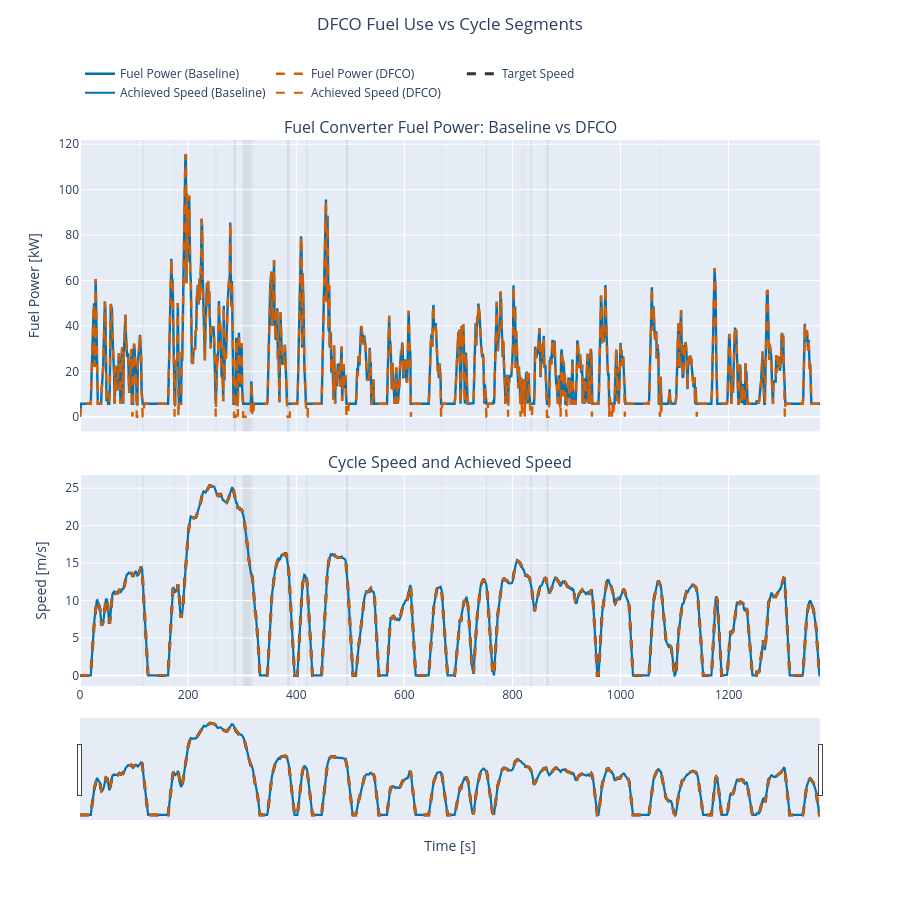

Notebook code cell kept with this figure:
### Markdown cell above
## Visualizing DFCO Behavior

The plot below combines fuel power and cycle speed into one shared-time figure.

What to look for:

- Green shaded windows mark segments where DFCO is eligible (speed at or above the threshold and deceleration beyond the threshold).
- In those windows, the DFCO run should show fuel power dropping toward zero compared with baseline.
- Outside those windows, traces should be closer because both runs use the same vehicle and cycle.

A time-range slider is included so you can zoom into specific events and directly compare fuel behavior against the cycle segment.

### Code cell
from plotly.subplots import make_subplots

BASELINE_COLOR = "#0072B2"
DFCO_COLOR = "#D55E00"
TARGET_COLOR = "#333333"

dfco_speed_threshold = 11.176
dfco_accel_threshold = -0.2

time = df["cyc.time_seconds"]
speed_target = df["cyc.speed_meters_per_second"]
dt = time.diff().replace(0.0, float("nan"))
accel_target = (speed_target.diff() / dt).fillna(0.0)

dfco_eligible = (speed_target >= dfco_speed_threshold) & (accel_target <= dfco_accel_threshold)
starts = dfco_eligible & ~dfco_eligible.shift(1, fill_value=False)
ends = dfco_eligible & ~dfco_eligible.shift(-1, fill_value=False)

fig = make_subplots(
    rows=2,
    cols=1,
    shared_xaxes=True,
    vertical_spacing=0.08,
    row_heights=[0.58, 0.42],
    subplot_titles=(
        "Fuel Converter Fuel Power: Baseline vs DFCO",
        "Cycle Speed and Achieved Speed",
    ),
)

fig.add_trace(
    go.Scatter(
        x=df["cyc.time_seconds"],
        y=df["veh.pt_type.Conv.fc.history.pwr_fuel_watts"] / 1e3,
        name="Fuel Power (Baseline)",
        line={"color": BASELINE_COLOR, "dash": "solid", "width": 2.4},
    ),
    row=1,
    col=1,
)
fig.add_trace(
    go.Scatter(
        x=df_dfco["cyc.time_seconds"],
        y=df_dfco["veh.pt_type.Conv.fc.history.pwr_fuel_watts"] / 1e3,
        name="Fuel Power (DFCO)",
        line={"color": DFCO_COLOR, "dash": "dash", "width": 2.4},
    ),
    row=1,
    col=1,
)

fig.add_trace(
    go.Scatter(
        x=df["cyc.time_seconds"],
        y=df["cyc.speed_meters_per_second"],
        name="Target Speed",
        line={"dash": "dash", "width": 3, "color": TARGET_COLOR},
    ),
    row=2,
    col=1,
)
fig.add_trace(
    go.Scatter(
        x=df["cyc.time_seconds"],
        y=df["veh.history.speed_ach_meters_per_second"],
        name="Achieved Speed (Baseline)",
        line={"color": BASELINE_COLOR, "dash": "solid", "width": 2.2},
    ),
    row=2,
    col=1,
)
fig.add_trace(
    go.Scatter(
        x=df_dfco["cyc.time_seconds"],
        y=df_dfco["veh.history.speed_ach_meters_per_second"],
        name="Achieved Speed (DFCO)",
        line={"color": DFCO_COLOR, "dash": "dash", "width": 2.2},
    ),
    row=2,
    col=1,
)

for x0, x1 in zip(time[starts], time[ends]):
    fig.add_vrect(
        x0=x0,
        x1=x1,
        fillcolor="rgba(120, 120, 120, 0.14)",
        line_width=0,
        layer="below",
        row="all",
        col=1,
    )

fig.update_layout(
    height=900,
    title={"text": "DFCO Fuel Use vs Cycle Segments", "x": 0.5, "xanchor": "center", "y": 0.98, "yanchor": "top"},
    legend={"orientation": "h", "yanchor": "bottom", "y": 1.06, "xanchor": "left", "x": 0.0},
    margin={"t": 140},
    hovermode="x unified",
)
fig.update_yaxes(title_text="Fuel Power [kW]", row=1, col=1)
fig.update_yaxes(title_text="Speed [m/s]", row=2, col=1)
fig.update_xaxes(title_text="Time [s]", row=2, col=1, rangeslider_visible=True)

fig.show()

### Figure 1 — Plotly figure (JSON) as saved in the notebook; plotly's stock layout.template omitted (floating-point values rounded to 4 significant figures; data arrays with more than 128 entries replaced by an {"elided": "..."} marker saying what was removed)
{"data": [{"line": {"color": "#0072B2", "dash": "solid", "width": 2.4}, "name": "Fuel Power (Baseline)", "type": "scatter", "x": {"elided": "1370 float values"}, "xaxis": "x", "y": {"elided": "1370 float values"}, "yaxis": "y"}, {"line": {"color": "#D55E00", "dash": "dash", "width": 2.4}, "name": "Fuel Power (DFCO)", "type": "scatter", "x": {"elided": "1370 float values"}, "xaxis": "x", "y": {"elided": "1370 float values"}, "yaxis": "y"}, {"line": {"color": "#333333", "dash": "dash", "width": 3}, "name": "Target Speed", "type": "scatter", "x": {"elided": "1370 float values"}, "xaxis": "x2", "y": {"elided": "1370 float values"}, "yaxis": "y2"}, {"line": {"color": "#0072B2", "dash": "solid", "width": 2.2}, "name": "Achieved Speed (Baseline)", "type": "scatter", "x": {"elided": "1370 float values"}, "xaxis": "x2", "y": {"elided": "1370 float values"}, "yaxis": "y2"}, {"line": {"color": "#D55E00", "dash": "dash", "width": 2.2}, "name": "Achieved Speed (DFCO)", "type": "scatter", "x": {"elided": "1370 float values"}, "xaxis": "x2", "y": {"elided": "1370 float values"}, "yaxis": "y2"}], "layout": {"annotations": [{"font": {"size": 16}, "showarrow": false, "text": "Fuel Converter Fuel Power: Baseline vs DFCO", "x": 0.5, "xanchor": "center", "xref": "paper", "y": 1, "yanchor": "bottom", "yref": "paper"}, {"font": {"size": 16}, "showarrow": false, "text": "Cycle Speed and Achieved Speed", "x": 0.5, "xanchor": "center", "xref": "paper", "y": 0.3864, "yanchor": "bottom", "yref": "paper"}], "height": 900, "hovermode": "x unified", "legend": {"orientation": "h", "x": 0, "xanchor": "left", "y": 1.06, "yanchor": "bottom"}, "margin": {"t": 140}, "shapes": [{"fillcolor": "rgba(120, 120, 120, 0.14)", "layer": "below", "line": {"width": 0}, "type": "rect", "x0": 97, "x1": 97, "xref": "x", "y0": 0, "y1": 1, "yref": "y domain"}, {"fillcolor": "rgba(120, 120, 120, 0.14)", "layer": "below", "line": {"width": 0}, "type": "rect", "x0": 97, "x1": 97, "xref": "x2", "y0": 0, "y1": 1, "yref": "y2 domain"}, {"fillcolor": "rgba(120, 120, 120, 0.14)", "layer": "below", "line": {"width": 0}, "type": "rect", "x0": 105, "x1": 106, "xref": "x", "y0": 0, "y1": 1, "yref": "y domain"}, {"fillcolor": "rgba(120, 120, 120, 0.14)", "layer": "below", "line": {"width": 0}, "type": "rect", "x0": 105, "x1": 106, "xref": "x2", "y0": 0, "y1": 1, "yref": "y2 domain"}, {"fillcolor": "rgba(120, 120, 120, 0.14)", "layer": "below", "line": {"width": 0}, "type": "rect", "x0": 115, "x1": 117, "xref": "x", "y0": 0, "y1": 1, "yref": "y domain"}, {"fillcolor": "rgba(120, 120, 120, 0.14)", "layer": "below", "line": {"width": 0}, "type": "rect", "x0": 115, "x1": 117, "xref": "x2", "y0": 0, "y1": 1, "yref": "y2 domain"}, {"fillcolor": "rgba(120, 120, 120, 0.14)", "layer": "below", "line": {"width": 0}, "type": "rect", "x0": 174, "x1": 175, "xref": "x", "y0": 0, "y1": 1, "yref": "y domain"}, {"fillcolor": "rgba(120, 120, 120, 0.14)", "layer": "below", "line": {"width": 0}, "type": "rect", "x0": 174, "x1": 175, "xref": "x2", "y0": 0, "y1": 1, "yref": "y2 domain"}, {"fillcolor": "rgba(120, 120, 120, 0.14)", "layer": "below", "line": {"width": 0}, "type": "rect", "x0": 182, "x1": 182, "xref": "x", "y0": 0, "y1": 1, "yref": "y domain"}, {"fillcolor": "rgba(120, 120, 120, 0.14)", "layer": "below", "line": {"width": 0}, "type": "rect", "x0": 182, "x1": 182, "xref": "x2", "y0": 0, "y1": 1, "yref": "y2 domain"}, {"fillcolor": "rgba(120, 120, 120, 0.14)", "layer": "below", "line": {"width": 0}, "type": "rect", "x0": 251, "x1": 252, "xref": "x", "y0": 0, "y1": 1, "yref": "y domain"}, {"fillcolor": "rgba(120, 120, 120, 0.14)", "layer": "below", "line": {"width": 0}, "type": "rect", "x0": 251, "x1": 252, "xref": "x2", "y0": 0, "y1": 1, "yref": "y2 domain"}, {"fillcolor": "rgba(120, 120, 120, 0.14)", "layer": "below", "line": {"width": 0}, "type": "rect", "x0": 265, "x1": 265, "xref": "x", "y0": 0, "y1": 1, "yref": "y domain"}, {"fillcolor": "rgba(120, 120, 120, 0.14)", "layer": "below", "line": {"width": 0}, "type": "rect", "x0": 265, "x1": 265, "xref": "x2", "y0": 0, "y1": 1, "yref": "y2 domain"}, {"fillcolor": "rgba(120, 120, 120, 0.14)", "layer": "below", "line": {"width": 0}, "type": "rect", "x0": 284, "x1": 288, "xref": "x", "y0": 0, "y1": 1, "yref": "y domain"}, {"fillcolor": "rgba(120, 120, 120, 0.14)", "layer": "below", "line": {"width": 0}, "type": "rect", "x0": 284, "x1": 288, "xref": "x2", "y0": 0, "y1": 1, "yref": "y2 domain"}, {"fillcolor": "rgba(120, 120, 120, 0.14)", "layer": "below", "line": {"width": 0}, "type": "rect", "x0": 292, "x1": 292, "xref": "x", "y0": 0, "y1": 1, "yref": "y domain"}, {"fillcolor": "rgba(120, 120, 120, 0.14)", "layer": "below", "line": {"width": 0}, "type": "rect", "x0": 292, "x1": 292, "xref": "x2", "y0": 0, "y1": 1, "yref": "y2 domain"}, {"fillcolor": "rgba(120, 120, 120, 0.14)", "layer": "below", "line": {"width": 0}, "type": "rect", "x0": 301, "x1": 316, "xref": "x", "y0": 0, "y1": 1, "yref": "y domain"}, {"fillcolor": "rgba(120, 120, 120, 0.14)", "layer": "below", "line": {"width": 0}, "type": "rect", "x0": 301, "x1": 316, "xref": "x2", "y0": 0, "y1": 1, "yref": "y2 domain"}, {"fillcolor": "rgba(120, 120, 120, 0.14)", "layer": "below", "line": {"width": 0}, "type": "rect", "x0": 318, "x1": 320, "xref": "x", "y0": 0, "y1": 1, "yref": "y domain"}, {"fillcolor": "rgba(120, 120, 120, 0.14)", "layer": "below", "line": {"width": 0}, "type": "rect", "x0": 318, "x1": 320, "xref": "x2", "y0": 0, "y1": 1, "yref": "y2 domain"}, {"fillcolor": "rgba(120, 120, 120, 0.14)", "layer": "below", "line": {"width": 0}, "type": "rect", "x0": 383, "x1": 388, "xref": "x", "y0": 0, "y1": 1, "yref": "y domain"}, {"fillcolor": "rgba(120, 120, 120, 0.14)", "layer": "below", "line": {"width": 0}, "type": "rect", "x0": 383, "x1": 388, "xref": "x2", "y0": 0, "y1": 1, "yref": "y2 domain"}, {"fillcolor": "rgba(120, 120, 120, 0.14)", "layer": "below", "line": {"width": 0}, "type": "rect", "x0": 419, "x1": 421, "xref": "x", "y0": 0, "y1": 1, "yref": "y domain"}, {"fillcolor": "rgba(120, 120, 120, 0.14)", "layer": "below", "line": {"width": 0}, "type": "rect", "x0": 419, "x1": 421, "xref": "x2", "y0": 0, "y1": 1, "yref": "y2 domain"}, {"fillcolor": "rgba(120, 120, 120, 0.14)", "layer": "below", "line": {"width": 0}, "type": "rect", "x0": 492, "x1": 496, "xref": "x", "y0": 0, "y1": 1, "yref": "y domain"}, {"fillcolor": "rgba(120, 120, 120, 0.14)", "layer": "below", "line": {"width": 0}, "type": "rect", "x0": 492, "x1": 496, "xref": "x2", "y0": 0, "y1": 1, "yref": "y2 domain"}, {"fillcolor": "rgba(120, 120, 120, 0.14)", "layer": "below", "line": {"width": 0}, "type": "rect", "x0": 612, "x1": 612, "xref": "x", "y0": 0, "y1": 1, "yref": "y domain"}, {"fillcolor": "rgba(120, 120, 120, 0.14)", "layer": "below", "line": {"width": 0}, "type": "rect", "x0": 612, "x1": 612, "xref": "x2", "y0": 0, "y1": 1, "yref": "y2 domain"}, {"fillcolor": "rgba(120, 120, 120, 0.14)", "layer": "below", "line": {"width": 0}, "type": "rect", "x0": 668, "x1": 669, "xref": "x", "y0": 0, "y1": 1, "yref": "y domain"}, {"fillcolor": "rgba(120, 120, 120, 0.14)", "layer": "below", "line": {"width": 0}, "type": "rect", "x0": 668, "x1": 669, "xref": "x2", "y0": 0, "y1": 1, "yref": "y2 domain"}, {"fillcolor": "rgba(120, 120, 120, 0.14)", "layer": "below", "line": {"width": 0}, "type": "rect", "x0": 751, "x1": 753, "xref": "x", "y0": 0, "y1": 1, "yref": "y domain"}, {"fillcolor": "rgba(120, 120, 120, 0.14)", "layer": "below", "line": {"width": 0}, "type": "rect", "x0": 751, "x1": 753, "xref": "x2", "y0": 0, "y1": 1, "yref": "y2 domain"}, {"fillcolor": "rgba(120, 120, 120, 0.14)", "layer": "below", "line": {"width": 0}, "type": "rect", "x0": 792, "x1": 792, "xref": "x", "y0": 0, "y1": 1, "yref": "y domain"}, {"fillcolor": "rgba(120, 120, 120, 0.14)", "layer": "below", "line": {"width": 0}, "type": "rect", "x0": 792, "x1": 792, "xref": "x2", "y0": 0, "y1": 1, "yref": "y2 domain"}, {"fillcolor": "rgba(120, 120, 120, 0.14)", "layer": "below", "line": {"width": 0}, "type": "rect", "x0": 815, "x1": 815, "xref": "x", "y0": 0, "y1": 1, "yref": "y domain"}, {"fillcolor": "rgba(120, 120, 120, 0.14)", "layer": "below", "line": {"width": 0}, "type": "rect", "x0": 815, "x1": 815, "xref": "x2", "y0": 0, "y1": 1, "yref": "y2 domain"}, {"fillcolor": "rgba(120, 120, 120, 0.14)", "layer": "below", "line": {"width": 0}, "type": "rect", "x0": 817, "x1": 818, "xref": "x", "y0": 0, "y1": 1, "yref": "y domain"}, {"fillcolor": "rgba(120, 120, 120, 0.14)", "layer": "below", "line": {"width": 0}, "type": "rect", "x0": 817, "x1": 818, "xref": "x2", "y0": 0, "y1": 1, "yref": "y2 domain"}, {"fillcolor": "rgba(120, 120, 120, 0.14)", "layer": "below", "line": {"width": 0}, "type": "rect", "x0": 822, "x1": 823, "xref": "x", "y0": 0, "y1": 1, "yref": "y domain"}, {"fillcolor": "rgba(120, 120, 120, 0.14)", "layer": "below", "line": {"width": 0}, "type": "rect", "x0": 822, "x1": 823, "xref": "x2", "y0": 0, "y1": 1, "yref": "y2 domain"}, {"fillcolor": "rgba(120, 120, 120, 0.14)", "layer": "below", "line": {"width": 0}, "type": "rect", "x0": 833, "x1": 836, "xref": "x", "y0": 0, "y1": 1, "yref": "y domain"}, {"fillcolor": "rgba(120, 120, 120, 0.14)", "layer": "below", "line": {"width": 0}, "type": "rect", "x0": 833, "x1": 836, "xref": "x2", "y0": 0, "y1": 1, "yref": "y2 domain"}, {"fillcolor": "rgba(120, 120, 120, 0.14)", "layer": "below", "line": {"width": 0}, "type": "rect", "x0": 863, "x1": 867, "xref": "x", "y0": 0, "y1": 1, "yref": "y domain"}, {"fillcolor": "rgba(120, 120, 120, 0.14)", "layer": "below", "line": {"width": 0}, "type": "rect", "x0": 863, "x1": 867, "xref": "x2", "y0": 0, "y1": 1, "yref": "y2 domain"}, {"fillcolor": "rgba(120, 120, 120, 0.14)", "layer": "below", "line": {"width": 0}, "type": "rect", "x0": 889, "x1": 889, "xref": "x", "y0": 0, "y1": 1, "yref": "y domain"}, {"fillcolor": "rgba(120, 120, 120, 0.14)", "layer": "below", "line": {"width": 0}, "type": "rect", "x0": 889, "x1": 889, "xref": "x2", "y0": 0, "y1": 1, "yref": "y2 domain"}, {"fillcolor": "rgba(120, 120, 120, 0.14)", "layer": "below", "line": {"width": 0}, "type": "rect", "x0": 900, "x1": 900, "xref": "x", "y0": 0, "y1": 1, "yref": "y domain"}, {"fillcolor": "rgba(120, 120, 120, 0.14)", "layer": "below", "line": {"width": 0}, "type": "rect", "x0": 900, "x1": 900, "xref": "x2", "y0": 0, "y1": 1, "yref": "y2 domain"}, {"fillcolor": "rgba(120, 120, 120, 0.14)", "layer": "below", "line": {"width": 0}, "type": "rect", "x0": 947, "x1": 947, "xref": "x", "y0": 0, "y1": 1, "yref": "y domain"}, {"fillcolor": "rgba(120, 120, 120, 0.14)", "layer": "below", "line": {"width": 0}, "type": "rect", "x0": 947, "x1": 947, "xref": "x2", "y0": 0, "y1": 1, "yref": "y2 domain"}, {"fillcolor": "rgba(120, 120, 120, 0.14)", "layer": "below", "line": {"width": 0}, "type": "rect", "x0": 979, "x1": 979, "xref": "x", "y0": 0, "y1": 1, "yref": "y domain"}, {"fillcolor": "rgba(120, 120, 120, 0.14)", "layer": "below", "line": {"width": 0}, "type": "rect", "x0": 979, "x1": 979, "xref": "x2", "y0": 0, "y1": 1, "yref": "y2 domain"}, {"fillcolor": "rgba(120, 120, 120, 0.14)", "layer": "below", "line": {"width": 0}, "type": "rect", "x0": 984, "x1": 984, "xref": "x", "y0": 0, "y1": 1, "yref": "y domain"}, {"fillcolor": "rgba(120, 120, 120, 0.14)", "layer": "below", "line": {"width": 0}, "type": "rect", "x0": 984, "x1": 984, "xref": "x2", "y0": 0, "y1": 1, "yref": "y2 domain"}, {"fillcolor": "rgba(120, 120, 120, 0.14)", "layer": "below", "line": {"width": 0}, "type": "rect", "x0": 986, "x1": 986, "xref": "x", "y0": 0, "y1": 1, "yref": "y domain"}, {"fillcolor": "rgba(120, 120, 120, 0.14)", "layer": "below", "line": {"width": 0}, "type": "rect", "x0": 986, "x1": 986, "xref": "x2", "y0": 0, "y1": 1, "yref": "y2 domain"}, {"fillcolor": "rgba(120, 120, 120, 0.14)", "layer": "below", "line": {"width": 0}, "type": "rect", "x0": 1008, "x1": 1008, "xref": "x", "y0": 0, "y1": 1, "yref": "y domain"}, {"fillcolor": "rgba(120, 120, 120, 0.14)", "layer": "below", "line": {"width": 0}, "type": "rect", "x0": 1008, "x1": 1008, "xref": "x2", "y0": 0, "y1": 1, "yref": "y2 domain"}, {"fillcolor": "rgba(120, 120, 120, 0.14)", "layer": "below", "line": {"width": 0}, "type": "rect", "x0": 1072, "x1": 1073, "xref": "x", "y0": 0, "y1": 1, "yref": "y domain"}, {"fillcolor": "rgba(120, 120, 120, 0.14)", "layer": "below", "line": {"width": 0}, "type": "rect", "x0": 1072, "x1": 1073, "xref": "x2", "y0": 0, "y1": 1, "yref": "y2 domain"}, {"fillcolor": "rgba(120, 120, 120, 0.14)", "layer": "below", "line": {"width": 0}, "type": "rect", "x0": 1075, "x1": 1075, "xref": "x", "y0": 0, "y1": 1, "yref": "y domain"}, {"fillcolor": "rgba(120, 120, 120, 0.14)", "layer": "below", "line": {"width": 0}, "type": "rect", "x0": 1075, "x1": 1075, "xref": "x2", "y0": 0, "y1": 1, "yref": "y2 domain"}, {"fillcolor": "rgba(120, 120, 120, 0.14)", "layer": "below", "line": {"width": 0}, "type": "rect", "x0": 1141, "x1": 1141, "xref": "x", "y0": 0, "y1": 1, "yref": "y domain"}, {"fillcolor": "rgba(120, 120, 120, 0.14)", "layer": "below", "line": {"width": 0}, "type": "rect", "x0": 1141, "x1": 1141, "xref": "x2", "y0": 0, "y1": 1, "yref": "y2 domain"}, {"fillcolor": "rgba(120, 120, 120, 0.14)", "layer": "below", "line": {"width": 0}, "type": "rect", "x0": 1304, "x1": 1304, "xref": "x", "y0": 0, "y1": 1, "yref": "y domain"}, {"fillcolor": "rgba(120, 120, 120, 0.14)", "layer": "below", "line": {"width": 0}, "type": "rect", "x0": 1304, "x1": 1304, "xref": "x2", "y0": 0, "y1": 1, "yref": "y2 domain"}], "title": {"text": "DFCO Fuel Use vs Cycle Segments", "x": 0.5, "xanchor": "center", "y": 0.98, "yanchor": "top"}, "xaxis": {"anchor": "y", "domain": [0, 1], "matches": "x2", "showticklabels": false}, "xaxis2": {"anchor": "y2", "domain": [0, 1], "rangeslider": {"visible": true}, "title": {"text": "Time [s]"}}, "yaxis": {"anchor": "x", "domain": [0.4664, 1], "title": {"text": "Fuel Power [kW]"}}, "yaxis2": {"anchor": "x2", "domain": [0, 0.3864], "title": {"text": "Speed [m/s]"}}}}
